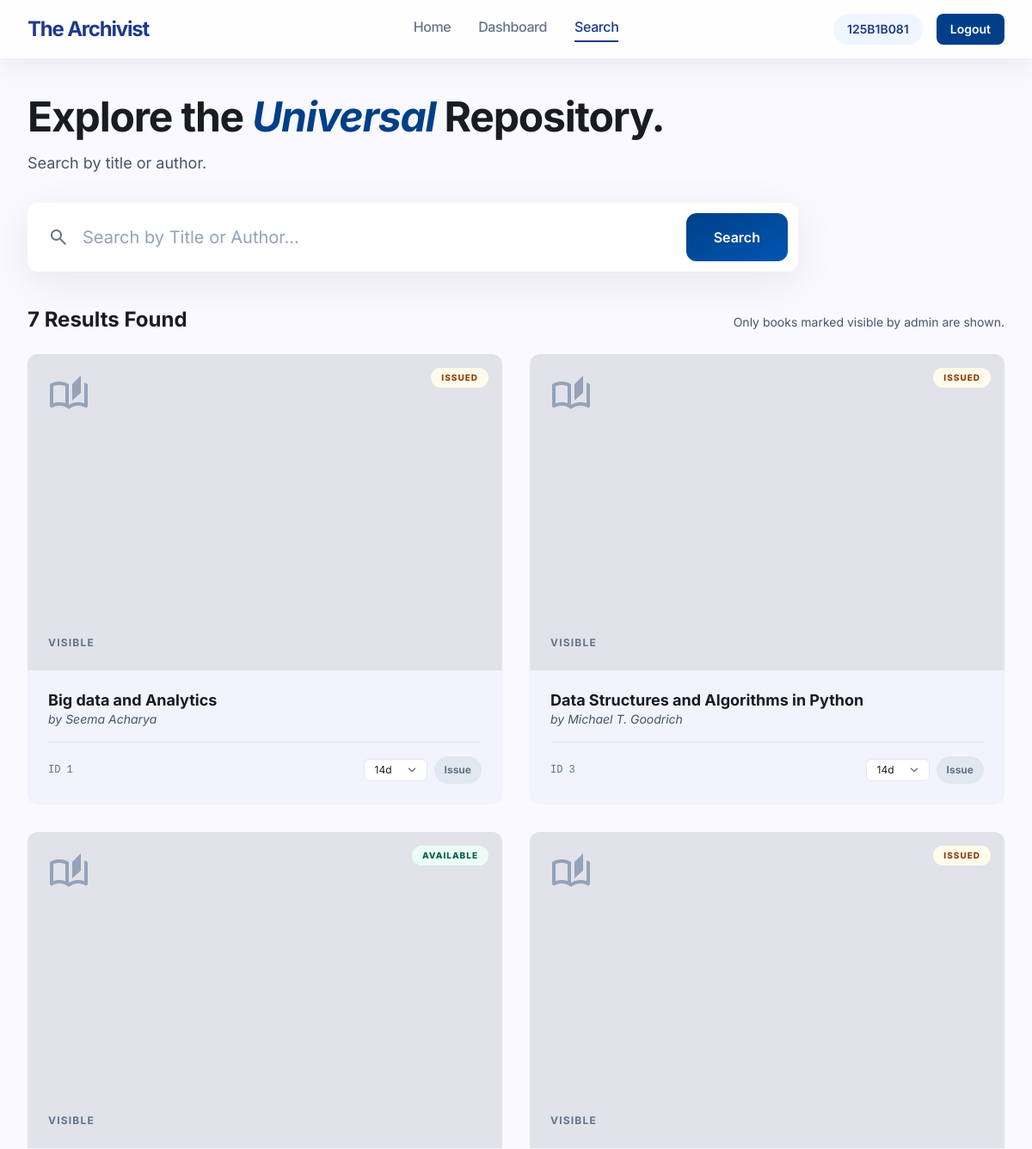
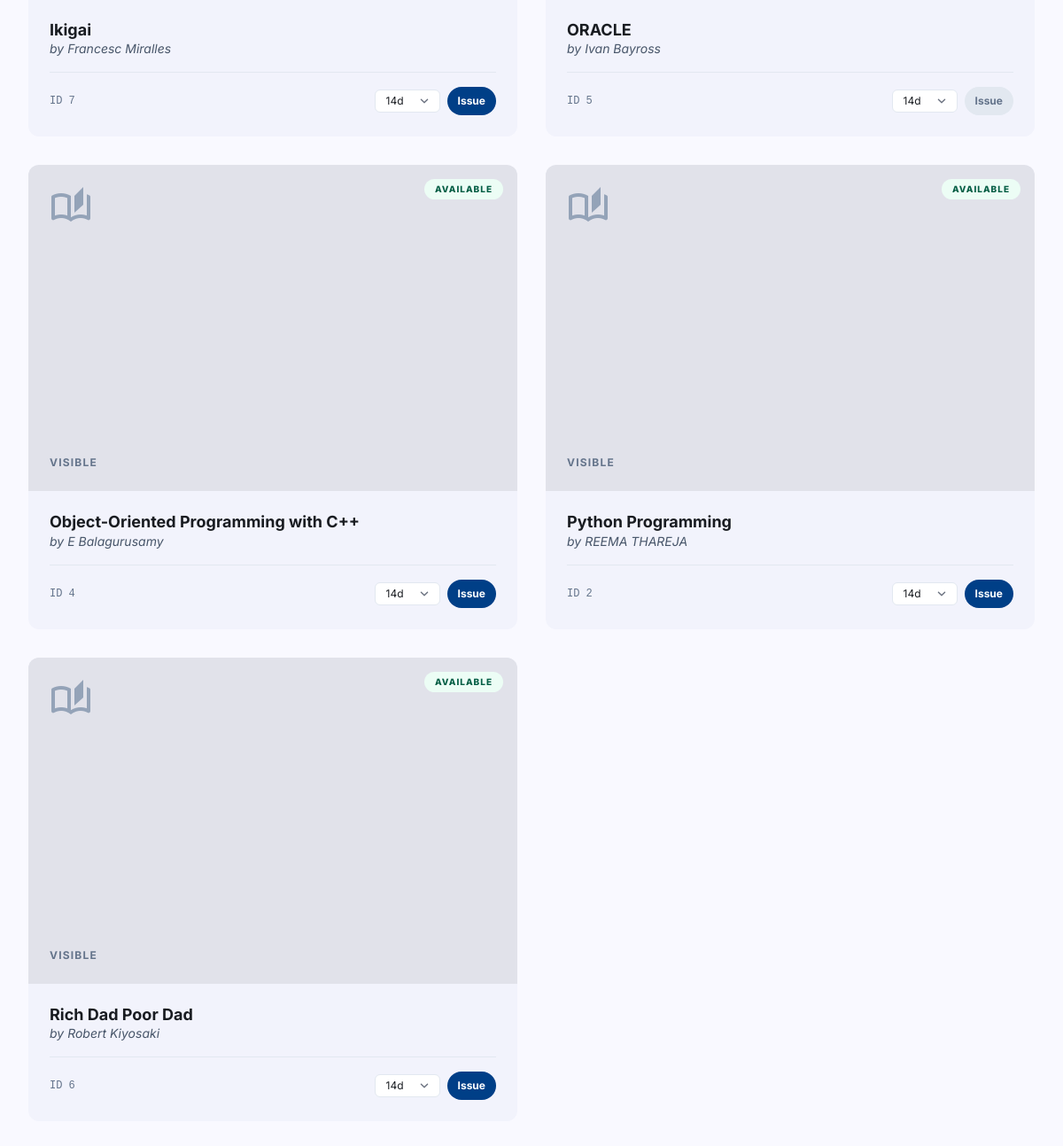
Screenshot of /books/search (signed in) with the database file from the repository (2 pictures, top to bottom).
### tables this page shows
CREATE TABLE users (
    id INTEGER PRIMARY KEY AUTOINCREMENT,
    username TEXT NOT NULL UNIQUE,
    password TEXT NOT NULL,
    role TEXT NOT NULL CHECK (role IN ('admin', 'student'))
, mobile TEXT);

CREATE TABLE books (
    id INTEGER PRIMARY KEY AUTOINCREMENT,
    title TEXT NOT NULL,
    author TEXT NOT NULL,
    status TEXT NOT NULL DEFAULT 'Available' CHECK (status IN ('Available', 'Issued')),
    visibility INTEGER NOT NULL DEFAULT 1 CHECK (visibility IN (0, 1))
);

### routes.py (the view)
@bp.route("/books/search")
@login_required
def search_books():
    q = request.args.get("q", "").strip()
    user = current_user()
    sql = "SELECT id, title, author, status, visibility FROM books WHERE 1=1"
    params = []
    if user["role"] == "student":
        sql += " AND visibility = 1"
    if q:
        sql += " AND (LOWER(title) LIKE ? OR LOWER(author) LIKE ?)"
        like_query = f"%{q.lower()}%"
        params.extend([like_query, like_query])
    sql += " ORDER BY title ASC"
    books = get_db().execute(sql, params).fetchall()
    return render_template("search_books.html", books=books, q=q)

### auth.py (called while the page is built)
def current_user():
    user_id = session.get("user_id")
    if not user_id:
        return None
    return get_db().execute(
        "SELECT id, username, role FROM users WHERE id = ?", (user_id,)
    ).fetchone()

def login_required(view):
    @wraps(view)
    def wrapped(*args, **kwargs):
        if current_user() is None:
            flash("Please login first.", "error")
            return redirect(url_for("login"))
        return view(*args, **kwargs)
    return wrapped

### database.py (called while the page is built)
def get_db():
    if "db" not in g:
        g.db = sqlite3.connect(current_app.config["DATABASE"])
        g.db.row_factory = sqlite3.Row
        g.db.execute("PRAGMA foreign_keys = ON")
    return g.db

### server.py (called while the page is built)
def create_app():
    app = Flask(
        __name__,
        template_folder=str(Config.TEMPLATES_PATH),
        static_folder=str(Config.STATIC_PATH),
        static_url_path="/assets",
    )
    app.config.from_object(Config)
    app.teardown_appcontext(close_db)
    @app.context_processor
    def inject_user():
        return {"current_user": current_user()}
    register_routes(app)
    with app.app_context():
        ensure_database()
    return app

### frontend/templates/search_books.html (shortened to what this page needs)
<!DOCTYPE html>
<html class="light" lang="en">
<head>
  <script src="https://cdn.tailwindcss.com?plugins=forms,container-queries"></script>
</head>
<body class="bg-[#f9f9ff] text-[#191c21] min-h-screen flex flex-col">
  <header class="bg-white/80 backdrop-blur-xl fixed w-full top-0 z-50 shadow-[0_12px_32px_rgba(25,28,33,0.06)]">
    <div class="flex items-center w-full px-8 py-4 max-w-[1920px] mx-auto">
      <div class="flex-1 flex justify-start">
        <div class="text-2xl font-bold tracking-tighter text-blue-900">The Archivist</div>
      </div>
      <nav class="hidden md:flex flex-1 justify-center gap-8 items-center font-inter tracking-tight font-light">
        <a class="text-slate-500 font-medium border-b-2 border-transparent hover:border-blue-700 hover:text-blue-700 transition-all duration-200 ease-in-out pb-1" href="{{ url_for('home') }}">Home</a>
        {% if current_user["role"] == "admin" %}
          <a class="text-slate-500 font-medium border-b-2 border-transparent hover:border-blue-700 hover:text-blue-700 transition-all duration-200 ease-in-out pb-1" href="{{ url_for('admin_inventory') }}">Inventory</a>
          <a class="text-slate-500 font-medium border-b-2 border-transparent hover:border-blue-700 hover:text-blue-700 transition-all duration-200 ease-in-out pb-1" href="{{ url_for('admin_circulation') }}">Circulation</a>
        {% else %}
          <a class="text-slate-500 font-medium border-b-2 border-transparent hover:border-blue-700 hover:text-blue-700 transition-all duration-200 ease-in-out pb-1" href="{{ url_for('student_dashboard') }}">Dashboard</a>
        {% endif %}
        <a class="text-blue-900 font-medium border-b-2 border-blue-900 transition-all duration-200 ease-in-out pb-1" href="{{ url_for('search_books') }}">Search</a>
      </nav>
      <div class="flex-1 flex justify-end items-center gap-4 whitespace-nowrap">
        <span class="px-4 py-2 rounded-full bg-blue-50 text-blue-900 text-sm font-semibold">{{ current_user["username"] }}</span>
        <form action="{{ url_for('logout') }}" method="post" class="m-0">
          <button class="px-4 py-2 bg-[#003f87] text-white rounded-lg text-sm font-semibold hover:opacity-90 transition-all duration-200 ease-in-out" type="submit">Logout</button>
        </form>
      </div>
    </div>
  </header>
  <main class="flex-grow max-w-[1600px] w-full mx-auto px-8 pt-28 pb-12">
    <section class="mb-10 max-w-4xl">
      <h1 class="text-5xl font-bold tracking-tight mb-4">Explore the <span class="text-[#003f87] italic">Universal</span> Repository.</h1>
      <p class="text-slate-600 text-lg mb-8">Search by title or author.</p>
      <form action="{{ url_for('search_books') }}" class="relative group" method="get">
        <div class="absolute inset-y-0 left-6 flex items-center pointer-events-none">
        </div>
        <input class="w-full h-20 pl-16 pr-44 bg-white text-xl rounded-xl border-none focus:ring-0 shadow-[0_12px_48px_rgba(25,28,33,0.08)] placeholder:text-slate-400" name="q" placeholder="Search by Title or Author..." type="text" value="{{ q }}">
        <div class="absolute inset-y-3 right-3 flex items-center">
          <button class="px-8 h-full bg-gradient-to-br from-[#003f87] to-[#0056b3] text-white font-semibold rounded-xl" type="submit">Search</button>
        </div>
      </form>
    </section>
    <section>
      <div class="flex justify-between items-baseline mb-6">
        <h2 class="text-2xl font-bold">{{ books|length }} Results Found</h2>
        {% if current_user["role"] == "student" %}
          <p class="text-sm text-slate-600">Only books marked visible by admin are shown.</p>
        {% endif %}
      </div>
      <div class="grid grid-cols-1 md:grid-cols-2 xl:grid-cols-3 gap-8">
        {% for book in books %}
          <div class="group bg-[#f2f3fc] rounded-xl overflow-hidden hover:shadow-[0_12px_40px_rgba(25,28,33,0.08)] transition-all duration-300">
            <div class="aspect-[3/2] overflow-hidden bg-[#e1e2ea] relative p-6 flex flex-col justify-between">
              <div class="absolute top-4 right-4 px-3 py-1 text-[10px] font-extrabold uppercase tracking-widest rounded-full
                {% if book['status'] == 'Available' %}bg-emerald-50 text-emerald-800{% else %}bg-amber-50 text-amber-800{% endif %}">
                {{ book["status"] }}
              </div>
              <span class="material-symbols-outlined text-5xl text-slate-400">auto_stories</span>
              <p class="text-xs uppercase font-bold tracking-widest text-slate-500">
                {% if book["visibility"] == 1 %}Visible{% else %}Hidden{% endif %}
              </p>
            </div>
            <div class="p-6">
              <h3 class="text-lg font-bold leading-tight">{{ book["title"] }}</h3>
              <p class="text-slate-600 italic text-sm mb-4">by {{ book["author"] }}</p>
              <div class="flex justify-between items-center border-t border-slate-200 pt-4 gap-2">
                <span class="text-xs font-mono text-slate-500">ID {{ book["id"] }}</span>
                {% if current_user["role"] == "student" %}
                  <form action="{{ url_for('student_issue_book', book_id=book['id']) }}" class="flex items-center gap-2" method="post">
                    <select class="text-xs rounded-md border-slate-200 py-1" name="loan_days">
                      <option selected value="14">14d</option>
                    </select>
                    <button class="px-3 py-2 rounded-full text-xs font-bold
                      {% if book['status'] == 'Available' %}
                        bg-[#003f87] text-white
                      {% else %}
                        bg-slate-200 text-slate-500 cursor-not-allowed
                      {% endif %}"
                      {% if book['status'] != 'Available' %}disabled{% endif %}
                      type="submit">
                      Issue
                    </button>
                  </form>
                {% else %}
                  <a class="px-3 py-2 rounded-full text-xs font-bold bg-blue-50 text-blue-900" href="{{ url_for('admin_inventory') }}">Manage</a>
                {% endif %}
              </div>
            </div>
          </div>
        {% else %}
          <div class="col-span-full bg-white rounded-xl p-8 text-slate-500">No matching books found.</div>
        {% endfor %}
      </div>
    </section>
  </main>
</body>
</html>

### frontend/templates/search_books.html (style rules this page uses)
body { font-family: "Inter", sans-serif; }
.material-symbols-outlined { font-variation-settings: "FILL" 0, "wght" 400, "GRAD" 0, "opsz" 24; }

### rows the page displays
users: username "125B1B081"
books: status "ISSUED", visibility "VISIBLE", title "Big data and Analytics", author "Seema Acharya", id "1"
books: status "ISSUED", visibility "VISIBLE", title "Data Structures and Algorithms in Python", author "Michael T. Goodrich", id "3"
books: status "AVAILABLE", visibility "VISIBLE", title "Ikigai", author "Francesc Miralles", id "7"
books: status "ISSUED", visibility "VISIBLE", title "ORACLE", author "Ivan Bayross", id "5"
books: status "AVAILABLE", visibility "VISIBLE", title "Object-Oriented Programming with C++", author "E Balagurusamy", id "4"
books: status "AVAILABLE", visibility "VISIBLE", title "Python Programming", author "REEMA THAREJA", id "2"
books: status "AVAILABLE", visibility "VISIBLE", title "Rich Dad Poor Dad", author "Robert Kiyosaki", id "6"

### other values shown
{{ books|length }} "7"
